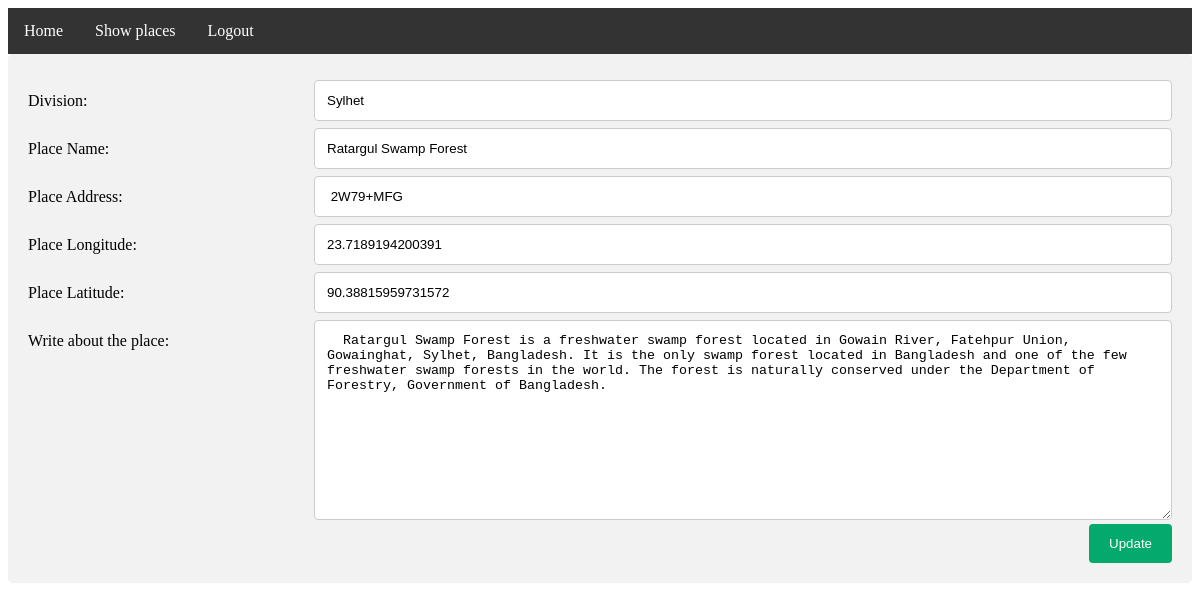
Page /Admin/editPlace.php?exploreid=1 on the committed database.
### tables this page shows
CREATE TABLE `division` (
  `place_id` int(100) NOT NULL,
  `place_division` varchar(1000) NOT NULL,
  `place_name` varchar(1000) NOT NULL,
  `place_address` varchar(1000) NOT NULL,
  `place_log` varchar(1000) NOT NULL,
  `place_lat` varchar(1000) NOT NULL,
  `place_image` varchar(1000) NOT NULL,
  `place_description` varchar(1000) NOT NULL
);

### Admin/editPlace.php (the view, shortened to what this page needs)
<?php
include("connection.php");
$exploreid=$_GET['exploreid'];
$s="SELECT *FROM division WHERE place_id = '$exploreid' ";
$result = mysqli_query($conn, $s);
       if (mysqli_num_rows($result) > 0) {
       $row = mysqli_fetch_assoc($result) ;
        $placename = $row['place_name'];
        $placedes = $row['place_description'];
        $long = $row['place_log'];
        $latt = $row['place_lat'];
        $placedivision = $row['place_division'];
        $placeadd = $row['place_address'];
       }
?>
<!DOCTYPE html>
<html>
<head>
</head>
<body>
  <?php
  include('adminNavbar.php');
  ?>
  <div class="container">
    <form action="placeupdate.php" method="post" enctype="multipart/form-data">
      <div class="row">
        <div class="col-25">
          <label for="dname">Division:</label>
        </div>
        <div class="col-75">
          <input type="text" id="dname" name="dname" value="<?php echo $placedivision;?>">
        </div>
      </div>
      <div class="row">
        <div class="col-25">
          <label for="pname">Place Name:</label>
        </div>
        <div class="col-75">
          <input type="text" id="pname" name="pname" value="<?php echo $placename; ?>">
        </div>
      </div>
      <div class="row">
        <div class="col-25">
          <label for="fname">Place Address:</label>
        </div>
        <div class="col-75">
          <input type="text" id="paddress" name="paddress"value=" <?php echo $placeadd;?> ">
        </div>
      </div>
      <div class="row">
        <div class="col-25">
          <label for="fname">Place Longitude:</label>
        </div>
        <div class="col-75">
          <input type="text" id="plongitude" name="plongitude" value="<?php echo $long;?>">
        </div>
      </div>
      <div class="row">
        <div class="col-25">
          <label for="fname">Place Latitude:</label>
        </div>
        <div class="col-75">
          <input type="text" id="platitude" name="platitude" value="<?php echo $latt;?>">
        </div>
      </div>
      <div class="row">
        <div class="col-25">
          <label for="subject">Write about the place:</label>
        </div>
        <div class="col-75">
          <textarea type="text"  name="pinfo"  style="height:200px">  <?php echo $placedes;?>  </textarea>
        </div>
      </div>
      <div class="row">
        <input type="submit" name="submit" value="Update">
      </div>
    </form>
  </div>
</body>
</html>

### Admin/editPlace.php (style rules this page uses)
* { box-sizing: border-box; }
input[type=text], select, textarea { width: 100%; resize: vertical; padding: 12px; border: 1px solid #ccc; border-radius: 4px; }
label { padding: 12px 12px 12px 0; display: inline-block; }
input[type=submit] { background-color: #04AA6D; color: white; padding: 12px 20px; border: none; border-radius: 4px; cursor: pointer; float: right; }
.container { border-radius: 5px; background-color: #f2f2f2; padding: 20px; }
.col-25 { float: left; width: 25%; margin-top: 6px; }
.col-75 { float: left; width: 75%; margin-top: 6px; }
.row:after { content: ""; display: table; clear: both; }

### rows in the picture
division: dname "Sylhet", pname "Ratargul Swamp Forest", plongitude "23.7189194200391", platitude "90.38815959731572", pinfo "Ratargul Swamp Forest is a freshwater swamp forest located in Gowain River, Fatehpur Union, Gowainghat, Sylhet, Bangladesh. It is the only swamp forest located in Bangladesh and one of the few freshwater swamp forests in the world. The forest is naturally conserved under the Department of Forestry, Government of Bangladesh."
